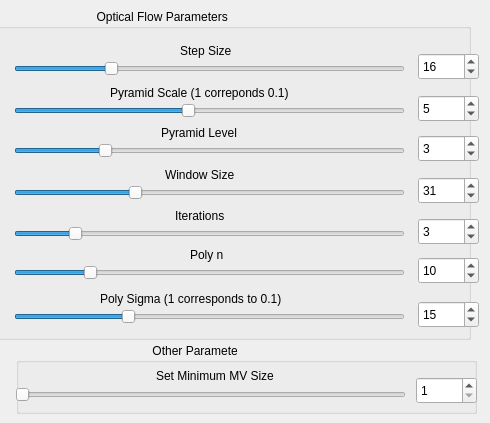
    <widget class="QWidget" name="page_3">
     <widget class="QGroupBox" name="LK_groupBox_otherParameters_2">
      <property name="geometry">
       <rect>
        <x>16</x>
        <y>343</y>
        <width>461</width>
        <height>71</height>
       </rect>
      </property>
      <property name="title">
       <string>                                         Other Parameters</string>
      </property>
      <widget class="QSpinBox" name="Farneback_spinBox_setMinMVSize">
       <property name="geometry">
        <rect>
         <x>400</x>
         <y>34</y>
         <width>61</width>
         <height>27</height>
        </rect>
       </property>
       <property name="minimum">
        <number>1</number>
       </property>
       <property name="maximum">
        <number>100</number>
       </property>
       <property name="value">
        <number>1</number>
       </property>
      </widget>
      <widget class="QLabel" name="Farneback_label_minEigThreshold">
       <property name="geometry">
        <rect>
         <x>140</x>
         <y>24</y>
         <width>151</width>
         <height>17</height>
        </rect>
       </property>
       <property name="text">
        <string>Set Minimum MV Size</string>
       </property>
      </widget>
      <widget class="QSlider" name="Farneback_setMinMVSize">
       <property name="geometry">
        <rect>
         <x>-1</x>
         <y>37</y>
         <width>391</width>
         <height>29</height>
        </rect>
       </property>
       <property name="sizePolicy">
        <sizepolicy hsizetype="Fixed" vsizetype="Fixed">
         <horstretch>0</horstretch>
         <verstretch>0</verstretch>
        </sizepolicy>
       </property>
       <property name="minimum">
        <number>1</number>
       </property>
       <property name="maximum">
        <number>100</number>
       </property>
       <property name="singleStep">
        <number>1</number>
       </property>
       <property name="value">
        <number>1</number>
       </property>
       <property name="orientation">
        <enum>Qt::Horizontal</enum>
       </property>
      </widget>
     </widget>
     <widget class="QSpinBox" name="Farneback_spinBox_pyramidLevel">
      <property name="geometry">
       <rect>
        <x>418</x>
        <y>135</y>
        <width>61</width>
        <height>27</height>
       </rect>
      </property>
      <property name="minimum">
       <number>1</number>
      </property>
      <property name="maximum">
       <number>10</number>
      </property>
      <property name="value">
       <number>3</number>
      </property>
     </widget>
     <widget class="QSpinBox" name="Farneback_spinBox_stepSize">
      <property name="geometry">
       <rect>
        <x>418</x>
        <y>53</y>
        <width>61</width>
        <height>27</height>
       </rect>
      </property>
      <property name="minimum">
       <number>1</number>
      </property>
      <property name="maximum">
       <number>64</number>
      </property>
      <property name="value">
       <number>16</number>
      </property>
     </widget>
     <widget class="QLabel" name="Farneback_label_stepSize">
      <property name="geometry">
       <rect>
        <x>180</x>
        <y>42</y>
        <width>71</width>
        <height>17</height>
       </rect>
      </property>
      <property name="text">
       <string>Step Size</string>
      </property>
     </widget>
     <widget class="QSlider" name="Farneback_pyramidLevel">
      <property name="geometry">
       <rect>
        <x>14</x>
        <y>136</y>
        <width>391</width>
        <height>29</height>
       </rect>
      </property>
      <property name="sizePolicy">
       <sizepolicy hsizetype="Fixed" vsizetype="Fixed">
        <horstretch>0</horstretch>
        <verstretch>0</verstretch>
       </sizepolicy>
      </property>
      <property name="minimum">
       <number>1</number>
      </property>
      <property name="maximum">
       <number>10</number>
      </property>
      <property name="singleStep">
       <number>1</number>
      </property>
      <property name="value">
       <number>3</number>
      </property>
      <property name="orientation">
       <enum>Qt::Horizontal</enum>
      </property>
     </widget>
     <widget class="QSlider" name="Farneback_stepSize">
      <property name="geometry">
       <rect>
        <x>14</x>
        <y>54</y>
        <width>391</width>
        <height>29</height>
       </rect>
      </property>
      <property name="sizePolicy">
       <sizepolicy hsizetype="Fixed" vsizetype="Fixed">
        <horstretch>0</horstretch>
        <verstretch>0</verstretch>
       </sizepolicy>
      </property>
      <property name="minimum">
       <number>1</number>
      </property>
      <property name="maximum">
       <number>64</number>
      </property>
      <property name="singleStep">
       <number>1</number>
      </property>
      <property name="value">
       <number>16</number>
      </property>
      <property name="orientation">
       <enum>Qt::Horizontal</enum>
      </property>
     </widget>
     <widget class="QLabel" name="Farneback_label_pyramidLevel">
      <property name="geometry">
       <rect>
        <x>161</x>
        <y>124</y>
        <width>101</width>
        <height>17</height>
       </rect>
      </property>
      <property name="text">
       <string>Pyramid Level</string>
      </property>
     </widget>
     <widget class="QSpinBox" name="Farneback_spinBox_maxPyramidScale">
      <property name="geometry">
       <rect>
        <x>418</x>
        <y>95</y>
        <width>61</width>
        <height>27</height>
       </rect>
      </property>
      <property name="minimum">
       <number>1</number>
      </property>
      <property name="maximum">
       <number>10</number>
      </property>
      <property name="value">
       <number>5</number>
      </property>
     </widget>
     <widget class="QGroupBox" name="Farneback_groupBox_opticalFlow">
      <property name="geometry">
       <rect>
        <x>-10</x>
        <y>9</y>
        <width>481</width>
        <height>331</height>
       </rect>
      </property>
      <property name="title">
       <string>                                Optical Flow Parameters                         </string>
      </property>
     </widget>
     <widget class="QSlider" name="Farneback_maxPyramidScale">
      <property name="geometry">
       <rect>
        <x>14</x>
        <y>96</y>
        <width>391</width>
        <height>29</height>
       </rect>
      </property>
      <property name="sizePolicy">
       <sizepolicy hsizetype="Fixed" vsizetype="Fixed">
        <horstretch>0</horstretch>
        <verstretch>0</verstretch>
       </sizepolicy>
      </property>
      <property name="minimum">
       <number>1</number>
      </property>
      <property name="maximum">
       <number>10</number>
      </property>
      <property name="singleStep">
       <number>1</number>
      </property>
      <property name="value">
       <number>5</number>
      </property>
      <property name="orientation">
       <enum>Qt::Horizontal</enum>
      </property>
     </widget>
     <widget class="QLabel" name="Farneback_label_maxPyramidScale">
      <property name="geometry">
       <rect>
        <x>110</x>
        <y>84</y>
        <width>241</width>
        <height>17</height>
       </rect>
      </property>
      <property name="text">
       <string>Pyramid Scale (1 correponds 0.1)</string>
      </property>
     </widget>
     <widget class="QLabel" name="Farneback_label_winSize">
      <property name="geometry">
       <rect>
        <x>165</x>
        <y>166</y>
        <width>91</width>
        <height>17</height>
       </rect>
      </property>
      <property name="text">
       <string>Window Size</string>
      </property>
     </widget>
     <widget class="QSpinBox" name="Farneback_spinBox_winSize">
      <property name="geometry">
       <rect>
        <x>418</x>
        <y>177</y>
        <width>61</width>
        <height>27</height>
       </rect>
      </property>
      <property name="minimum">
       <number>1</number>
      </property>
      <property name="maximum">
       <number>100</number>
      </property>
      <property name="value">
       <number>31</number>
      </property>
     </widget>
     <widget class="QSlider" name="Farneback_winSize">
      <property name="geometry">
       <rect>
        <x>14</x>
        <y>178</y>
        <width>391</width>
        <height>29</height>
       </rect>
      </property>
      <property name="sizePolicy">
       <sizepolicy hsizetype="Fixed" vsizetype="Fixed">
        <horstretch>0</horstretch>
        <verstretch>0</verstretch>
       </sizepolicy>
      </property>
      <property name="minimum">
       <number>1</number>
      </property>
      <property name="maximum">
       <number>100</number>
      </property>
      <property name="singleStep">
       <number>1</number>
      </property>
      <property name="value">
       <number>31</number>
      </property>
      <property name="orientation">
       <enum>Qt::Horizontal</enum>
      </property>
     </widget>
     <widget class="QSpinBox" name="Farneback_spinBox_iterations">
      <property name="geometry">
       <rect>
        <x>418</x>
        <y>218</y>
        <width>61</width>
        <height>27</height>
       </rect>
      </property>
      <property name="minimum">
       <number>1</number>
      </property>
      <property name="maximum">
       <number>15</number>
      </property>
      <property name="value">
       <number>3</number>
      </property>
     </widget>
     <widget class="QSlider" name="Farneback_iterations">
      <property name="geometry">
       <rect>
        <x>14</x>
        <y>219</y>
        <width>391</width>
        <height>29</height>
       </rect>
      </property>
      <property name="sizePolicy">
       <sizepolicy hsizetype="Fixed" vsizetype="Fixed">
        <horstretch>0</horstretch>
        <verstretch>0</verstretch>
       </sizepolicy>
      </property>
      <property name="minimum">
       <number>1</number>
      </property>
      <property name="maximum">
       <number>15</number>
      </property>
      <property name="singleStep">
       <number>1</number>
      </property>
      <property name="value">
       <number>3</number>
      </property>
      <property name="orientation">
       <enum>Qt::Horizontal</enum>
      </property>
     </widget>
     <widget class="QLabel" name="Farneback_label_iterations">
      <property name="geometry">
       <rect>
        <x>175</x>
        <y>207</y>
        <width>71</width>
        <height>17</height>
       </rect>
      </property>
      <property name="text">
       <string>Iterations</string>
      </property>
     </widget>
     <widget class="QSpinBox" name="Farneback_spinBox_poly_n">
      <property name="geometry">
       <rect>
        <x>418</x>
        <y>257</y>
        <width>61</width>
        <height>27</height>
       </rect>
      </property>
      <property name="minimum">
       <number>1</number>
      </property>
      <property name="maximum">
       <number>50</number>
      </property>
      <property name="value">
       <number>10</number>
      </property>
     </widget>
     <widget class="QSlider" name="Farneback_poly_n">
      <property name="geometry">
       <rect>
        <x>14</x>
        <y>258</y>
        <width>391</width>
        <height>29</height>
       </rect>
      </property>
      <property name="sizePolicy">
       <sizepolicy hsizetype="Fixed" vsizetype="Fixed">
        <horstretch>0</horstretch>
        <verstretch>0</verstretch>
       </sizepolicy>
      </property>
      <property name="minimum">
       <number>1</number>
      </property>
      <property name="maximum">
       <number>50</number>
      </property>
      <property name="singleStep">
       <number>1</number>
      </property>
      <property name="value">
       <number>10</number>
      </property>
      <property name="orientation">
       <enum>Qt::Horizontal</enum>
      </property>
     </widget>
     <widget class="QLabel" name="Farneback_label_poly_n">
      <property name="geometry">
       <rect>
        <x>190</x>
        <y>246</y>
        <width>51</width>
        <height>17</height>
       </rect>
      </property>
      <property name="text">
       <string>Poly n</string>
      </property>
     </widget>
     <widget class="QSlider" name="Farneback_poly_sigma">
      <property name="geometry">
       <rect>
        <x>14</x>
        <y>302</y>
        <width>391</width>
        <height>29</height>
       </rect>
      </property>
      <property name="sizePolicy">
       <sizepolicy hsizetype="Fixed" vsizetype="Fixed">
        <horstretch>0</horstretch>
        <verstretch>0</verstretch>
       </sizepolicy>
      </property>
      <property name="minimum">
       <number>1</number>
      </property>
      <property name="maximum">
       <number>50</number>
      </property>
      <property name="singleStep">
       <number>1</number>
      </property>
      <property name="value">
       <number>15</number>
      </property>
      <property name="orientation">
       <enum>Qt::Horizontal</enum>
      </property>
     </widget>
     <widget class="QSpinBox" name="Farneback_spinBox_poly_sigma">
      <property name="geometry">
       <rect>
        <x>418</x>
        <y>301</y>
        <width>61</width>
        <height>27</height>
       </rect>
      </property>
      <property name="minimum">
       <number>1</number>
      </property>
      <property name="maximum">
       <number>50</number>
      </property>
      <property name="value">
       <number>15</number>
      </property>
     </widget>
     <widget class="QLabel" name="Farneback_label_poly_sigma">
      <property name="geometry">
       <rect>
        <x>100</x>
        <y>290</y>
        <width>241</width>
        <height>17</height>
       </rect>
      </property>
      <property name="text">
       <string>Poly Sigma (1 corresponds to 0.1)</string>
      </property>
     </widget>
     <zorder>Farneback_groupBox_opticalFlow</zorder>
     <zorder>LK_groupBox_otherParameters_2</zorder>
     <zorder>Farneback_spinBox_pyramidLevel</zorder>
     <zorder>Farneback_spinBox_stepSize</zorder>
     <zorder>Farneback_label_stepSize</zorder>
     <zorder>Farneback_pyramidLevel</zorder>
     <zorder>Farneback_stepSize</zorder>
     <zorder>Farneback_label_pyramidLevel</zorder>
     <zorder>Farneback_spinBox_maxPyramidScale</zorder>
     <zorder>Farneback_maxPyramidScale</zorder>
     <zorder>Farneback_label_maxPyramidScale</zorder>
     <zorder>Farneback_label_winSize</zorder>
     <zorder>Farneback_spinBox_winSize</zorder>
     <zorder>Farneback_winSize</zorder>
     <zorder>Farneback_spinBox_iterations</zorder>
     <zorder>Farneback_iterations</zorder>
     <zorder>Farneback_label_iterations</zorder>
     <zorder>Farneback_spinBox_poly_n</zorder>
     <zorder>Farneback_poly_n</zorder>
     <zorder>Farneback_label_poly_n</zorder>
     <zorder>Farneback_poly_sigma</zorder>
     <zorder>Farneback_spinBox_poly_sigma</zorder>
     <zorder>Farneback_label_poly_sigma</zorder>
    </widget>
